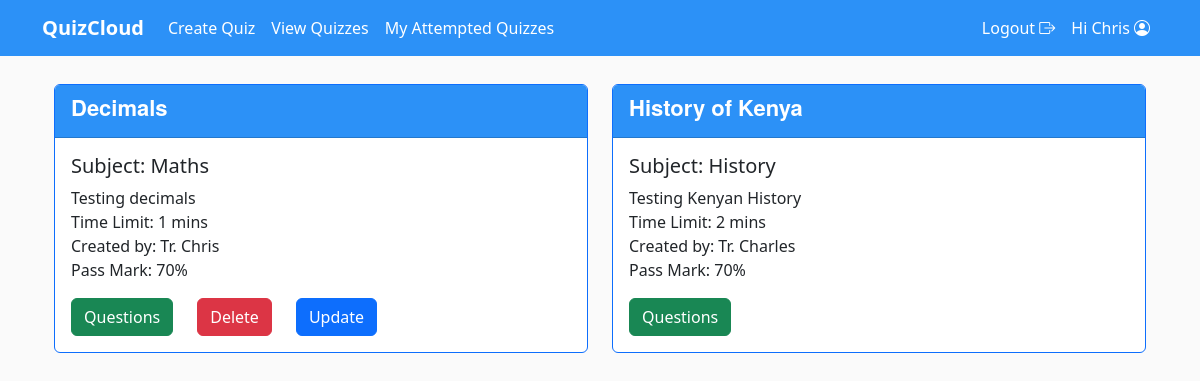
Page /quiz/created_quiz/ (signed in) on the committed database.
### quiz/models.py (models this page shows, shortened)
class CustomUser(AbstractUser):
    def image_upload_to(self, instance=None):
        if instance:
            return os.path.join("Users", self.username, instance)
        return None
    STATUS = (
        ('student', 'student'),
        ('teacher', 'teacher'),
    )
    subjects = models.ManyToManyField(Subject, blank=True)
    email = models.EmailField(unique=True)
    status = models.CharField(max_length=100, choices=STATUS, default='student')
    school = models.CharField("School", max_length=100, default='', blank=True)
    image = models.ImageField(default='default/user.jpg', upload_to=image_upload_to)
    def __str__(self):
        return self.username

class Quiz(models.Model):
    id = models.UUIDField(primary_key=True, default=uuid.uuid4, editable=False)
    title = models.CharField(max_length=255)
    description = models.TextField()
    time_limit = models.PositiveIntegerField(help_text="Time limit in minutes")
    subject = models.ForeignKey(Subject, related_name='quizzes', on_delete=models.SET_NULL, null=True)
    created_by = models.ForeignKey(settings.AUTH_USER_MODEL, on_delete=models.PROTECT, related_name='created_quizzes')
    max_attempts = models.PositiveIntegerField(default=3, help_text="Maximum number of attempts allowed")
    pass_mark = models.PositiveIntegerField(default=80, help_text="Percentage Pass Mark")

class Subject(models.Model):
    id = models.UUIDField(primary_key=True, default=uuid.uuid4, editable=False)
    name = models.CharField(max_length=255)
    def __str__(self):
        return self.name

### quiz/views.py (the view)
# urls.py: path('quiz/created_quiz/', views.created_quiz, name='created_quiz'),
@teacher_required
def created_quiz(request):
    quizzes = Quiz.objects.all()
    return render(request, 'quiz/created_quiz.html', {'quizzes': quizzes})

### quiz/templates/quiz/created_quiz.html (shortened to what this page needs)
{% extends 'quiz/header.html' %}
{% block content %}
    <div class="class container">
        <div class="row row-cols-1 row-cols-sm-1 row-cols-md-1 row-cols-lg-2 g-4 mt-1">
            {% for quiz in quizzes %}
                {% include 'partials/quiz_detail.html' %}
            {% endfor %}
        </div>
    </div>
{% endblock %}

### quiz/templates/quiz/includes/navbar.html (shortened to what this page needs)
<nav class="navbar sticky-top navbar-expand-lg navbar-light" style="background-color: #2c91f7;">
    <div class="container">
        <a href="#" class="navbar-brand fw-bold text-white">QuizCloud</a>
        <div class="collapse navbar-collapse" id="navbarCollapse">
            <div class="navbar-nav">
                {% if user.status == 'student' %}
                    {% if user.is_authenticated %}
                    <a href="{% url 'user_quizzes' %}" class="nav-item nav-link active text-white">
                        Quizzes
                    </a>
                    <a href="{% url 'view_take_later' %}" class="nav-item nav-link text-white">
                        Take Later Quizzes
                    </a>
                    <a href="{% url 'completed_quizzes' %}" class="nav-item nav-link text-white">
                        Taken Quizzes
                    </a>
                    {% endif %}
                {% elif user.status == 'teacher' %}
                    {% if user.is_authenticated %}
                    <a href="{% url 'create_quiz' %}" class="nav-item nav-link active text-white">
                        Create Quiz
                    </a>
                    <a href="{% url 'created_quiz' %}" class="nav-item nav-link text-white">
                        View Quizzes
                    </a>
                    <a href="{% url 'attempted_quizzes' %}" class="nav-item nav-link text-white">
                        My Attempted Quizzes
                    </a>
                    {% endif %}
                {% endif %}
            </div>
            <div class="navbar-nav ms-auto">
                {% if user.is_authenticated %}
                <a href="{% url 'logout' %}" class="nav-item nav-link text-white">
                    Logout <i class="bi bi-box-arrow-right"></i>
                </a>
                <a href="{% url 'profile' user.username %}" class="nav-item nav-link text-white">
                    Hi {{ user.username }} <i class="bi bi-person-circle"></i>
                </a>
                {% endif %}
            </div>
        </div>
    </div>
</nav>

### quiz/templates/partials/quiz_detail.html
<div hx-target="this" hx-swap="outerHTML">
    <div class="class row" hx-target="this" hx-swap="outerHTML">
        <div class="col">
            <div class="card border-primary h-100">
                <div class="class card-header" style="background-color: #2c91f7;">
                    <h4 class="text-white">{{ quiz.title }}</h4>
                </div>
                <div class="card-body">
                    <h5 class="card-title">Subject: {{ quiz.subject }}</h5>
                    <p class="card-text mb-0">{{ quiz.description }}</p>
                    <p class="mb-0">Time Limit: {{ quiz.time_limit }} mins</p>
                    <p class="mb-0">Created by: Tr. {{ quiz.created_by }}</p>
                    <p>Pass Mark: {{ quiz.pass_mark }}%</p>
                    <div class="row">
                        <div class="col-auto align-self-end">
                            <a href="{% url 'add_question' quiz.id %}" class="btn btn-success">Questions</a>
                        </div>
                        {% if request.user == quiz.created_by %}
                            <div class="col-auto align-self-end">
                                <button hx-post="{% url 'delete_quiz' quiz.id %}" class="btn btn-danger">Delete</button>
                            </div>
                            <div class="col-auto align-self-end">
                                <button hx-post="{% url 'update_quiz' quiz.id %}" class="btn btn-primary">Update</button>
                            </div>
                        {% endif %}
                    </div>
                </div>
            </div>
        </div>
    </div>
</div>

### quiz/static/quiz/main/main.css (style rules this page uses)
:root { --footercolor: #003F72; --navbarcolor: #003F72; --btncolor: #003F72; --socialcolor: #003F72; --brightText: #ffffff; }
body { background: #fafafa; }
h1, h2, h3, h4, h5, h6 { color: #444444; }
.article-style h2, h4 { font-weight: bold; letter-spacing: 0; font-family: sohne, "Helvetica Neue", Helvetica, Arial, sans-serif; font-style: normal; line-height: 28px !important; font-size: 22px !important; }

### rows in the picture
CustomUser: username "Chris"
Quiz: title "Decimals", subject "Maths", description "Testing decimals", time_limit "1", created_by "Chris", pass_mark "70", shows "Delete"
Quiz: title "History of Kenya", subject "History", description "Testing Kenyan History", time_limit "2", created_by "Charles", pass_mark "70"
